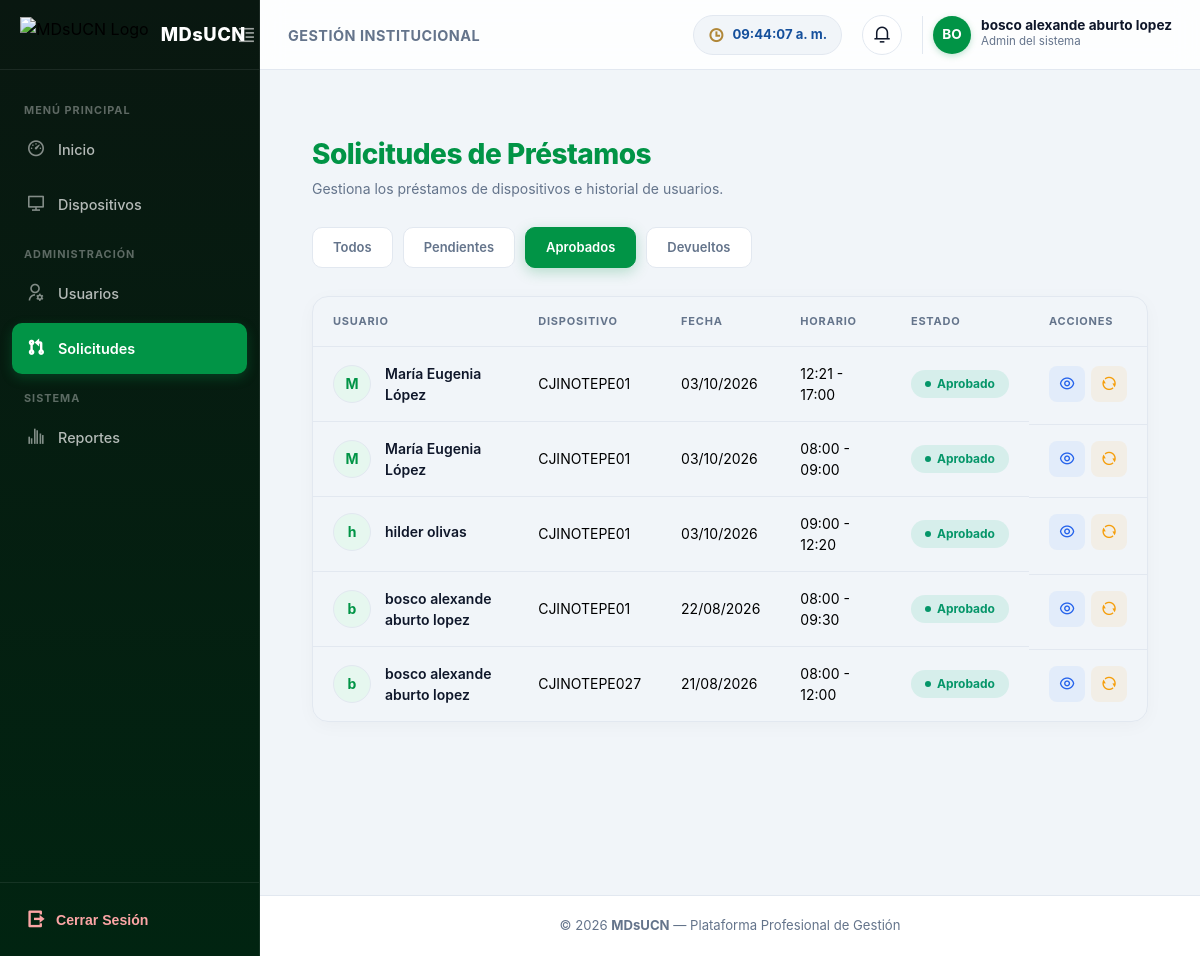
The page /prestamos/?estado=aprobado (signed in) on the database its author committed.
### appOne/models.py (models this page shows, shortened)
class Usuario(AbstractUser):
    username = models.CharField(max_length=150, unique=True)
    nombre_completo = models.CharField(max_length=150)
    correo_institucional = models.EmailField(unique=True)
    codigo = models.CharField(max_length=20, unique=True)
    rol = models.CharField(max_length=20, choices=ROLES, default="Docente")
    USERNAME_FIELD = "correo_institucional"
    REQUIRED_FIELDS = ["username", "nombre_completo", "codigo"]
    objects = UsuarioManager()
    class Meta:
        verbose_name = 'Usuario'
        verbose_name_plural = 'Usuarios'

class Prestamo(models.Model):
    ESTADO_PENDIENTE = 'pendiente'
    ESTADO_APROBADO = 'aprobado'
    ESTADO_RECHAZADO = 'rechazado'
    ESTADO_DEVUELTO = 'devuelto'
    ESTADO_CHOICES = [
        (ESTADO_PENDIENTE, 'Pendiente'),
        (ESTADO_APROBADO, 'Aprobado'),
        (ESTADO_RECHAZADO, 'Rechazado'),
        (ESTADO_DEVUELTO, 'Devuelto'),
    ]
    usuario = models.ForeignKey(
        Usuario,
        on_delete=models.CASCADE,
        related_name="prestamos"
    )
    dispositivo = models.ForeignKey(
        Dispositivo,
        on_delete=models.CASCADE,
        related_name="prestamos"
    )
    motivo = models.TextField()
    fecha_uso = models.DateField(db_index=True)
    hora_inicio = models.TimeField()
    hora_entrega = models.TimeField()
    estado = models.CharField(
        max_length=10,
        choices=ESTADO_CHOICES,
        default=ESTADO_PENDIENTE,
        db_index=True
    )
    fecha_solicitud = models.DateTimeField(auto_now_add=True, db_index=True)
    fecha_devolucion_real = models.DateTimeField(
        blank=True,
        null=True,
        help_text="Fecha y hora exacta en que se registró la devolución"
    )
    observaciones_devolucion = models.TextField(
        blank=True,
        null=True,
        help_text="Estado físico en que se recibe el equipo (daños, accesorios faltantes, etc.)"
    )
    class Meta:
        verbose_name = 'Préstamo'
        verbose_name_plural = 'Préstamos'

class Dispositivo(models.Model):
    ESTADO_DISPONIBLE = 'disponible'
    ESTADO_PRESTADO = 'prestado'
    ESTADO_MANTENIMIENTO = 'mantenimiento'
    ESTADO_DANADO = 'danado'
    ESTADO_CHOICES = [
        (ESTADO_DISPONIBLE, 'Disponible'),
        (ESTADO_PRESTADO, 'En Préstamo'),
        (ESTADO_MANTENIMIENTO, 'En Mantenimiento'),
        (ESTADO_DANADO, 'Dañado / Inoperativo'),
    ]
    nombre_dispositivo = models.CharField(max_length=100)
    marca = models.CharField(max_length=50)
    codigo_inventario = models.CharField(max_length=50, unique=True)
    imagen = models.ImageField(upload_to='dispositivos/', blank=True, null=True)
    descripcion = models.TextField(blank=True, null=True)
    accesorios = models.TextField(blank=True, null=True)
    observacion = models.TextField(blank=True, null=True)
    estado = models.CharField(
        max_length=20,
        choices=ESTADO_CHOICES,
        default=ESTADO_DISPONIBLE,
        db_index=True
    )
    class Meta:
        verbose_name = 'Dispositivo'
        verbose_name_plural = 'Dispositivos'

### appOne/views/prestamos.py (the view)
# urls.py: path('prestamos/', views.solicitudes_prestamos, name='solicitudes_prestamos'),
@login_required
def solicitudes_prestamos(request):
    estado = request.GET.get("estado", "todos").strip()
    if estado == "todos" and request.session.get("ocultar_todos", False):
        prestamos = Prestamo.objects.none()
    else:
        if es_administrador(request.user):
            prestamos = Prestamo.objects.select_related('usuario', 'dispositivo').all()
        else:
            prestamos = Prestamo.objects.select_related('usuario', 'dispositivo').filter(usuario=request.user)
        if estado != "todos":
            prestamos = prestamos.filter(estado=estado)
        prestamos = prestamos.order_by("-fecha_solicitud")
    return render(request, "appOne/solicitudes.html", {
        "prestamos": prestamos,
        "estado_actual": estado
    })

### appOne/views/utils.py (called while the page is built)
def es_administrador(user):
    return user.is_authenticated and (user.rol == "Admin" or user.is_superuser)

### appOne/templates/appOne/solicitudes.html (shortened to what this page needs)
{% extends "appOne/dashboard.html" %}
{% load static %}
{% block extra_css %}
<link rel="stylesheet" href="{% static 'appOne/css/solicitudes.css' %}">
<link href="https://cdn.jsdelivr.net/npm/remixicon/fonts/remixicon.css" rel="stylesheet">
{% endblock %}
{% block contenido %}
<div class="solicitudes-container">
    <div class="header header-flex">
        <div>
            <h2>Solicitudes de Préstamos</h2>
            <p>Gestiona los préstamos de dispositivos e historial de usuarios.</p>
        </div>
    </div>
    <div class="filtros">
        <a href="?estado=todos" class="filtro {% if estado_actual == 'todos' or not estado_actual %}activo{% endif %}">Todos</a>
        <a href="?estado=pendiente" class="filtro {% if estado_actual == 'pendiente' %}activo{% endif %}">Pendientes</a>
        <a href="?estado=aprobado" class="filtro {% if estado_actual == 'aprobado' %}activo{% endif %}">Aprobados</a>
        <a href="?estado=devuelto" class="filtro {% if estado_actual == 'devuelto' %}activo{% endif %}">Devueltos</a>
    </div>
    <div class="table-wrapper">
        <table class="table-dashboard">
            <thead>
                <tr>
                    <th>Usuario</th>
                    <th>Dispositivo</th>
                    <th>Fecha</th>
                    <th>Horario</th>
                    <th>Estado</th>
                    <th>Acciones</th>
                </tr>
            </thead>
            <tbody>
                {% for p in prestamos %}
                <tr>
                    <td class="user-cell" data-label="Usuario">
                        <div class="avatar">
                            {{ p.usuario.nombre_completo|slice:":1" }}
                        </div>
                        <span>{{ p.usuario.nombre_completo }}</span>
                    </td>
                    <td data-label="Dispositivo">{{ p.dispositivo.nombre_dispositivo }}</td>
                    <td data-label="Fecha">{{ p.fecha_uso|date:"d/m/Y" }}</td>
                    <td data-label="Horario">{{ p.hora_inicio|time:"H:i" }} - {{ p.hora_entrega|time:"H:i" }}</td>
                    <td data-label="Estado">
                        <span class="estado {{ p.estado|lower }}">
                            {{ p.estado|capfirst }}
                        </span>
                    </td>
                    <td class="acciones" data-label="Acciones">
                        <button type="button" class="btn info" title="Ver Detalles"
                            onclick="abrirModalDetalles(
                                '{{ p.usuario.nombre_completo|escapejs }}',
                                '{{ p.usuario.email|default:''|escapejs }}',
                                '{{ p.dispositivo.nombre_dispositivo|escapejs }}',
                                '{{ p.dispositivo.codigo_inventario|default:'N/A'|escapejs }}',
                                '{{ p.dispositivo.marca|default:'N/A'|escapejs }}',
                                '{{ p.motivo|default:'Sin especificar'|escapejs }}',
                                '{{ p.fecha_solicitud|date:'d/m/Y H:i'|default:'—' }}',
                                '{{ p.fecha_aprobacion|date:'d/m/Y H:i'|default:'—' }}',
                                '{{ p.fecha_uso|date:'d/m/Y' }} {{ p.hora_inicio|time:'H:i' }}',
                                '{{ p.fecha_devolucion_real|date:'d/m/Y H:i'|default:'Pendiente' }}',
                                '{{ p.estado|capfirst }}',
                                '{{ p.observaciones_devolucion|default:'Sin observaciones'|escapejs }}'
                            )">
                            <i class="ri-eye-line"></i>
                        </button>
                        {% if request.user.rol == "Admin" %}
                            {% if p.estado == "pendiente" %}
                            <a href="{% url 'aprobar_prestamo' p.id %}" class="btn success" title="Aprobar">
                                <i class="ri-check-line"></i>
                            </a>
                            <a href="{% url 'rechazar_prestamo' p.id %}" class="btn danger" title="Rechazar">
                                <i class="ri-close-line"></i>
                            </a>
                            {% elif p.estado == "aprobado" %}
                            <button type="button" class="btn warning" title="Devolver Dispositivo"
                                onclick="abrirModalDevolucion('{{ p.id }}', '{{ p.dispositivo.nombre_dispositivo|escapejs }}', '{{ p.usuario.nombre_completo|escapejs }}')">
                                <i class="ri-refresh-line"></i>
                            </button>
                            {% endif %}
                        {% endif %}
                    </td>
                </tr>
                {% empty %}
                <tr>
                    <td colspan="6" class="no-data">
                        No hay solicitudes registradas
                    </td>
                </tr>
                {% endfor %}
            </tbody>
        </table>
    </div>
</div>
{% endblock %}

### appOne/templates/appOne/dashboard.html (shortened to what this page needs)
{% load static %}
<!DOCTYPE html>
<html lang="es">
<head>
  <link href="https://cdn.jsdelivr.net/npm/remixicon@3.5.0/fonts/remixicon.css" rel="stylesheet">
  <link rel="stylesheet" href="{% static 'appOne/css/dashboard.css' %}">
  {% block extra_css %}{% endblock %}
</head>
<body>
  <div class="app-layout">
    <aside class="sidebar" id="sidebar">
      <div class="sidebar-header">
        <div class="brand">
          <img src="https://uploads.onecompiler.io/43nzu6ce2/43x2n985z/eslogan%20.png" alt="MDsUCN Logo" class="brand-logo">
          <span class="brand-name">MDsUCN</span>
        </div>
        <button class="toggle-sidebar-btn" id="toggleSidebar" aria-label="Toggle Sidebar">
          <i class="ri-indent-decrease"></i>
        </button>
      </div>
      <nav class="sidebar-nav">
        <div class="nav-section-title">MENÚ PRINCIPAL</div>
        <a href="{% url 'dashboardinicio' %}"
          class="nav-item {% if request.resolver_match.url_name == 'dashboardinicio' %}active{% endif %}">
          <i class="ri-dashboard-3-line"></i>
          <span>Inicio</span>
        </a>
        <a href="{% url 'listardispositivos' %}"
          class="nav-item {% if request.resolver_match.url_name == 'listardispositivos' %}active{% endif %}">
          <i class="ri-computer-line"></i>
          <span>Dispositivos</span>
        </a>
        {% if request.user.rol == "Admin" or request.user.is_superuser %}
        <div class="nav-section-title">ADMINISTRACIÓN</div>
        <a href="{% url 'panel_usuarios' %}"
          class="nav-item {% if request.resolver_match.url_name == 'panel_usuarios' %}active{% endif %}">
          <i class="ri-user-settings-line"></i>
          <span>Usuarios</span>
        </a>
        <a href="{% url 'solicitudes_prestamos' %}"
          class="nav-item {% if request.resolver_match.url_name == 'solicitudes_prestamos' %}active{% endif %}">
          <i class="ri-git-pull-request-line"></i>
          <span>Solicitudes</span>
        </a>
        {% endif %}
        <div class="nav-section-title">SISTEMA</div>
        <a href="{% url 'reportes' %}"
          class="nav-item {% if request.resolver_match.url_name == 'reportes' %}active{% endif %}">
          <i class="ri-bar-chart-grouped-line"></i>
          <span>Reportes</span>
        </a>
      </nav>
      <div class="sidebar-footer">
        <form method="POST" action="{% url 'logout' %}" style="width: 100%;">
          <button type="submit" class="logout-btn">
            <i class="ri-logout-box-r-line"></i>
            <span>Cerrar Sesión</span>
          </button>
        </form>
      </div>
    </aside>
    <div class="main-wrapper">
      <header class="topbar">
        <div class="topbar-left">
          <div class="page-title">
            <span>Gestión Institucional</span>
          </div>
        </div>
        <div class="topbar-right">
          <div class="clock-badge">
            <i class="ri-time-line"></i>
            <span id="clock-nicaragua">00:00:00</span>
          </div>
          <div class="dropdown-wrapper">
            <button class="icon-btn" id="notifBtn" aria-label="Notificaciones">
              <i class="ri-notification-3-line"></i>
            </button>
          </div>
          <div class="user-profile">
            <div class="user-avatar">
              {% if request.user.nombre_completo %}
                {{ request.user.nombre_completo|slice:":2"|upper }}
              {% else %}
                {{ request.user.correo_institucional|slice:":2"|upper }}
              {% endif %}
            </div>
            <div class="user-meta">
              <span class="user-name">{{ request.user.nombre_completo|default:request.user.username }}</span>
              <span class="user-role">{{ request.user.get_rol_display|default:request.user.rol }}</span>
            </div>
          </div>
        </div>
      </header>
      <main class="content-body">
        {% block contenido %}{% endblock %}
      </main>
      <footer class="app-footer">
        <p>© 2026 <strong>MDsUCN</strong> — Plataforma Profesional de Gestión</p>
      </footer>
    </div>
  </div>
</body>
</html>

### appOne/static/appOne/css/solicitudes.css (style rules this page uses)
body { color: var(--text); font-family: 'Inter', -apple-system, BlinkMacSystemFont, "Segoe UI", Roboto, sans-serif; margin: 0; -webkit-font-smoothing: antialiased; }
.solicitudes-container { padding: 40px 24px; max-width: 1320px; margin: 0 auto; }
.header { margin-bottom: 28px; }
.header h2 { font-size: 28px; margin: 0 0 6px 0; color: var(--primary); font-weight: 800; letter-spacing: -0.5px; line-height: 1.2; }
.header p { color: var(--muted, #64748b); font-size: 14px; margin: 0; font-weight: 400; }
.header-flex { display: flex; justify-content: space-between; align-items: flex-start; gap: 16px; flex-wrap: wrap; }
.filtros { display: flex; gap: 10px; margin-bottom: 28px; flex-wrap: wrap; align-items: center; }
.filtro { padding: 10px 20px; border-radius: 10px; background: var(--card, #ffffff); color: var(--muted, #64748b); text-decoration: none; font-size: 13px; font-weight: 600; border: 1px solid var(--border, #e2e8f0); transition: all 0.2s ease; display: inline-flex; align-items: center; justify-content: center; }
.filtro.activo { background: var(--primary); color: white; border-color: var(--primary); box-shadow: 0 4px 14px rgba(1, 148, 70, 0.25); }
.table-wrapper { border-radius: var(--radius, 16px); overflow: hidden; box-shadow: 0 4px 20px -2px rgba(0, 0, 0, 0.04); border: 1px solid var(--border, #e2e8f0); }
.table-dashboard { width: 100%; border-collapse: separate; border-spacing: 0; }
.table-dashboard th { padding: 16px 20px; text-align: left; font-size: 11px; color: var(--muted, #64748b); font-weight: 700; text-transform: uppercase; letter-spacing: 0.8px; border-bottom: 1px solid var(--border, #e2e8f0); }
.table-dashboard td { padding: 16px 20px; border-top: 1px solid var(--border, #e2e8f0); font-size: 14px; vertical-align: middle; transition: background 0.2s ease; }
.table-dashboard tbody tr:first-child td { border-top: none; }
.user-cell { display: flex; align-items: center; gap: 14px; }
.user-cell span { font-weight: 600; color: var(--text, #0f172a); }
.avatar { width: 38px; height: 38px; border-radius: 50%; background: var(--primary-light, rgba(1, 148, 70, 0.12)); color: var(--primary); display: flex; align-items: center; justify-content: center; font-weight: 700; font-size: 14px; border: 1px solid var(--border, #e2e8f0); flex-shrink: 0; }
.estado { padding: 5px 14px; border-radius: 20px; font-size: 12px; font-weight: 700; display: inline-flex; align-items: center; gap: 6px; text-transform: capitalize; }
.estado.aprobado { background: rgba(16, 185, 129, 0.12); color: #059669; }
.estado.aprobado::before { content: ""; width: 6px; height: 6px; border-radius: 50%; background: #059669; }
.acciones { display: flex; gap: 6px; }
.btn { width: 36px; height: 36px; border-radius: 8px; display: inline-flex; align-items: center; justify-content: center; transition: all 0.2s ease; cursor: pointer; text-decoration: none; font-size: 16px; border: 1px solid transparent; }
.btn.info { background: rgba(59, 130, 246, 0.08); color: #2563eb; }
.btn.warning { background: rgba(245, 158, 11, 0.08); color: #f59e0b; }

### rows shown on the page
Usuario: user.nombre_completo "BO", user.nombre_completo "bosco alexande aburto lopez", user.rol "Admin del sistema"
Prestamo: usuario.nombre_completo "M", usuario.nombre_completo "María Eugenia López", dispositivo.nombre_dispositivo "CJINOTEPE01", fecha_uso "03/10/2026", hora_inicio "12:21", hora_entrega "17:00", estado "Aprobado"
Prestamo: usuario.nombre_completo "M", usuario.nombre_completo "María Eugenia López", dispositivo.nombre_dispositivo "CJINOTEPE01", fecha_uso "03/10/2026", hora_inicio "08:00", hora_entrega "09:00", estado "Aprobado"
Prestamo: usuario.nombre_completo "h", usuario.nombre_completo "hilder olivas", dispositivo.nombre_dispositivo "CJINOTEPE01", fecha_uso "03/10/2026", hora_inicio "09:00", hora_entrega "12:20", estado "Aprobado"
Prestamo: usuario.nombre_completo "b", usuario.nombre_completo "bosco alexande aburto lopez", dispositivo.nombre_dispositivo "CJINOTEPE01", fecha_uso "22/08/2026", hora_inicio "08:00", hora_entrega "09:30", estado "Aprobado"
Prestamo: usuario.nombre_completo "b", usuario.nombre_completo "bosco alexande aburto lopez", dispositivo.nombre_dispositivo "CJINOTEPE027", fecha_uso "21/08/2026", hora_inicio "08:00", hora_entrega "12:00", estado "Aprobado"
